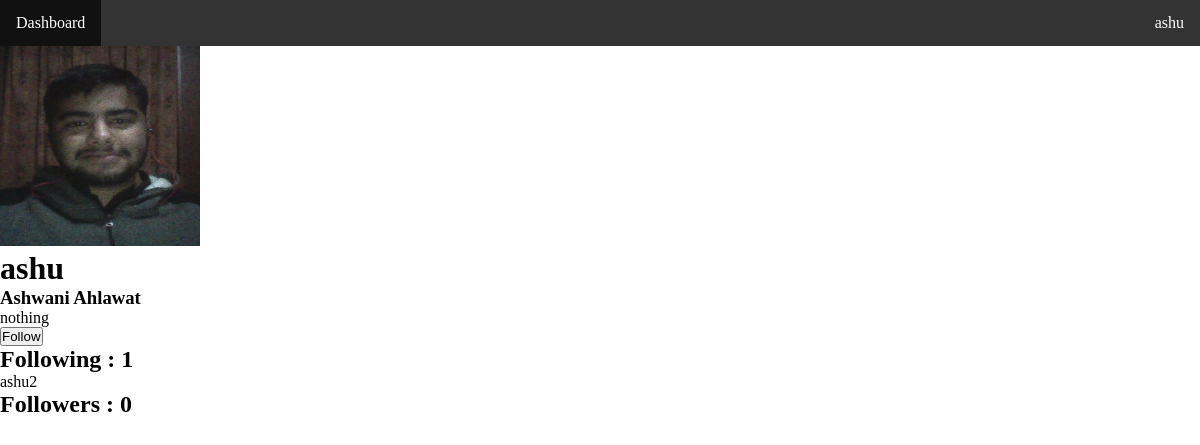
Page /accounts/profile/ashu (signed in) on the earlier database version.
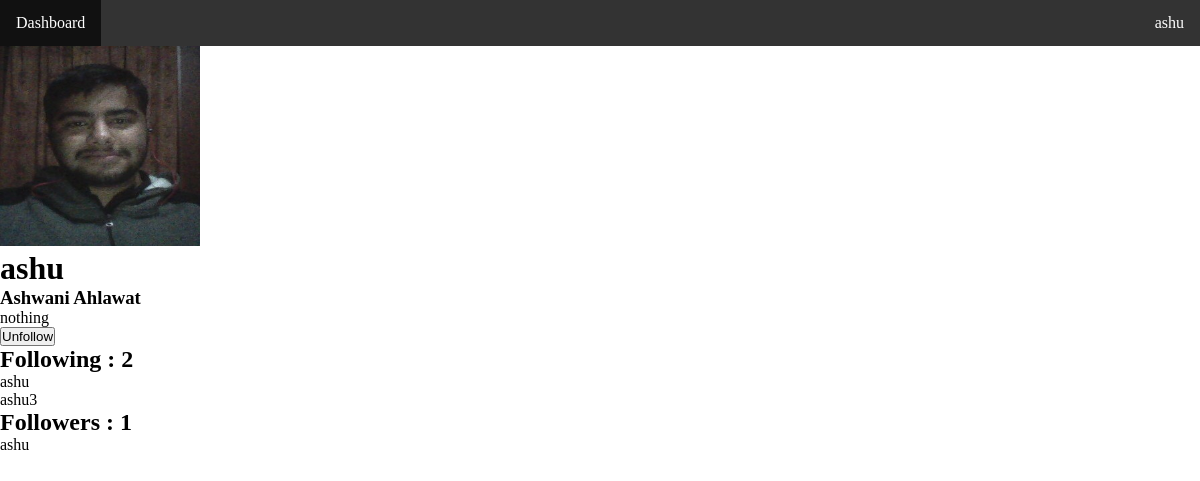
Same page on the later database version.
### accounts/models.py (models this page shows, shortened)
class Profile(models.Model):
    gender_choices = (
        ("Male","Male"),
        ("Female", "Female"),
        ("Other", "Other")
    )
    user = models.OneToOneField(User, models.CASCADE)
    about = models.TextField(blank=True)
    dp = models.ImageField(default = "images/defaults/dp.png", upload_to = "images/dps/")
    phone = models.CharField(blank=True, max_length=13)
    gender = models.CharField(blank=True, choices=gender_choices, max_length=7)
    bday = models.DateField(blank=True,null=True)
    followers = models.ManyToManyField('self',blank=True,related_name='user_followers',symmetrical=False)
    following = models.ManyToManyField('self',blank=True,related_name='user_following',symmetrical=False)
    edited = models.DateTimeField(auto_now=True)

### accounts/views.py (the view, shortened to what this page needs)
# urls.py: path('profile/<str:username>', views.profile_other),
def profile_other(request, username):
    followed = False
    try:
        user_other = User.objects.get(username=username)
        profile_other = Profile.objects.get(user = user_other)
        if request.user.is_authenticated:
            profile = Profile.objects.get(user=request.user)
            if profile_other in profile.following.all():
                followed = True
    except Exception as e:
        print(e)
        profile_other = None
    data = {
        "profile" : profile_other,
        "followed" : followed
    }
    return render(request, "accounts/profile_other.html", data)

### templates/accounts/profile_other.html (shortened to what this page needs)
{% extends 'base.html' %}
{% block content %}
    {% if profile %}
    <div>
        <img src="/media/{{profile.dp}}" alt="" height="200" width="200">
        <h1> {{profile.user.username}} </h1>
        <h3>{{profile.user.first_name}} {{profile.user.last_name}}</h3>
        <p>{{profile.about|linebreaks}}</p>
        {% if request.user.is_authenticated %}
            <form action="" method="post">
                {% if followed %}
                    <input type="submit" value="Unfollow">
                {% else %}
                    <input type="submit" value="Follow">
                {% endif %}
            </form>
            <div>
                <h2>Following : {{profile.following.all|length}}</h2>
                <ul>
                    {% for follower in profile.following.all|slice:":10" %}
                        <li>{{follower.user.username}}</li>
                    {% endfor %}
                </ul>
            </div>
            <div>
                <h2>Followers : {{profile.followers.all|length}}</h2>
                <ul>
                    {% for follower in profile.followers.all|slice:":10"  %}
                        <li>{{follower.user.username}}</li>
                    {% endfor %}
                </ul>
            </div>
        {% else %}
            <p>To follow people or see the followers/following you need to login <a href="/accounts/login">here</a></p>
        {% endif %}
    </div>
    {% else %}
    <div>
        User doesn't exist
    </div>
    {% endif %}
{% endblock %}

Differences in the rows shown:
no longer on this page (row unchanged): Profile: user.username "ashu2", shown under "Following : 1"
now on one of the page's lists (row edited): Profile: user.username "ashu"
changed Profile "nothing": following.all|length "1" → "2"; followers.all|length "0" → "1"
now on this page (row unchanged): Profile: user.username "ashu3", shown under "Following : 2"
Other differences:
form field value: (not shown) → "Unfollow"
form field value: "Follow" → (not shown)
